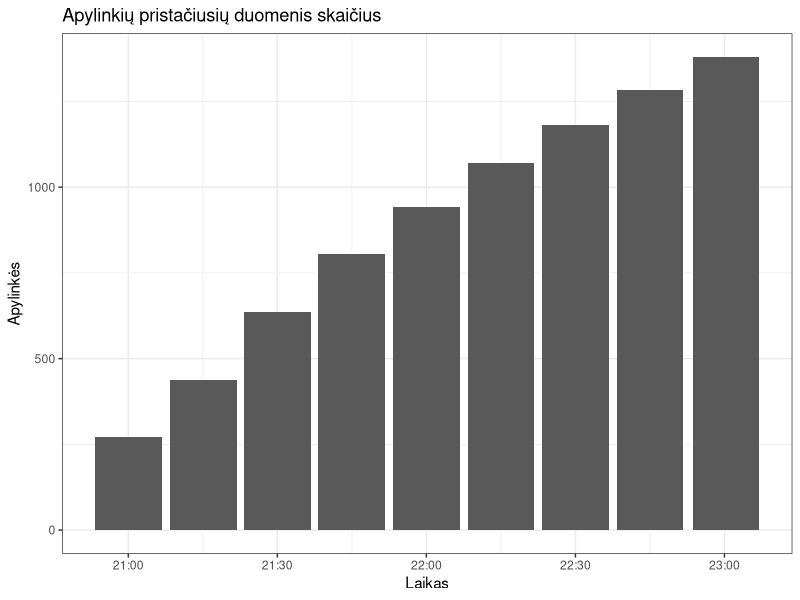
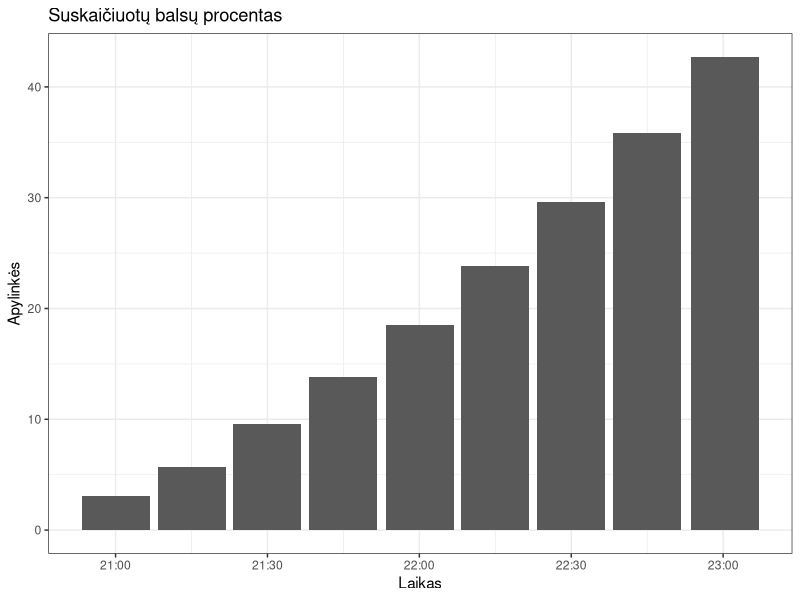
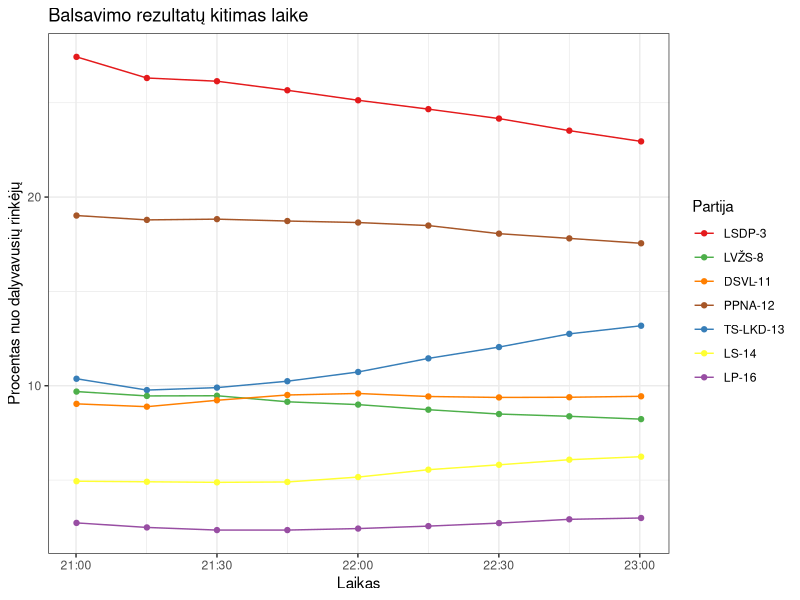
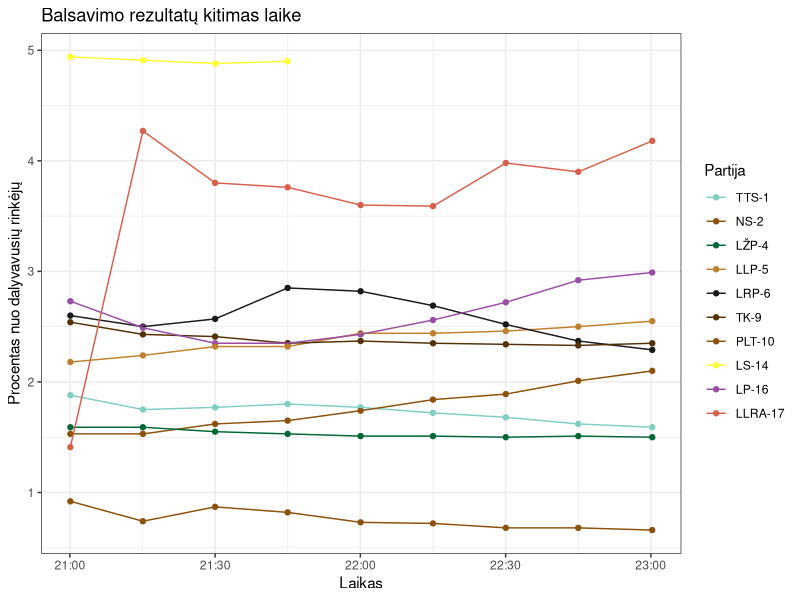
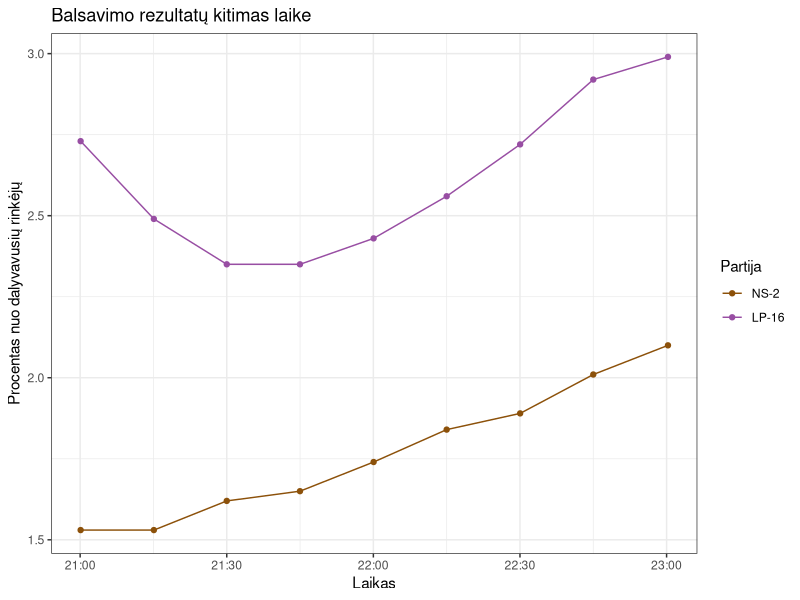

Recreate these plots in R, in order.
## ---- chunk 1
library(dplyr)
library(lubridate)
library(ggplot2)

dt <- read.csv("data/20241013/daugmvrt.csv") %>% 
    mutate(timestamp = ymd_hms(timestamp)) %>% filter(timestamp>= ymd_hms("2024-10-13 21:00:00"))

ap <- dt %>%
    select(timestamp, apylinkes, lt_proc_rinkeju) %>%
    unique()

san <- readxl::read_xlsx("data/santrumpos.xlsx")

dt1 <- dt %>% left_join(san)

ggplot(aes(x = timestamp, y = apylinkes), data = ap) +
    geom_col() +
    theme_bw() +
    labs(x = "Laikas", y = "Apylinkės", title = "Apylinkių pristačiusių duomenis skaičius")
## ---- chunk 2
ggplot(aes(x = timestamp, y = lt_proc_rinkeju), data = ap) +
    geom_col() +
    theme_bw() +
    labs(x = "Laikas", y = "Apylinkės", title = "Suskaičiuotų balsų procentas")
## ---- chunk 3
top7 <- c(3, 12,13,8,11,14,16)
cols <- RColorBrewer::brewer.pal(7, "Set1")

dt2 <- dt1 %>% filter(saraso_numeris %in% top7)

mt <- dt2 %>% select(saraso_numeris, santrumpa, spalva) %>% unique %>% arrange(saraso_numeris)

dt3 <- dt2 %>% mutate(santrumpa = factor(santrumpa, levels = mt$santrumpa))

ggplot(aes(x = timestamp, y = proc_nuo_dal_rinkeju, group = santrumpa, colour = santrumpa), data = dt3) +
    geom_point() +
    geom_line() +
    theme_bw() +
    scale_colour_manual(name = "Partija", values = mt$spalva) +
    labs(x = "Laikas", y = "Procentas nuo dalyvavusių rinkėjų", title = "Balsavimo rezultatų kitimas laike")
## ---- chunk 4


dtg <- dt1 %>% filter(proc_nuo_dal_rinkeju<5)
mtg <- dtg %>% select(saraso_numeris, santrumpa, spalva) %>% unique %>% arrange(saraso_numeris)

dtg1 <- dtg %>% mutate(santrumpa = factor(santrumpa, levels = mtg$santrumpa))

ggplot(aes(x = timestamp, y = proc_nuo_dal_rinkeju, group = santrumpa, colour = santrumpa), data = dtg1) +
    geom_point() +
    geom_line() +
    theme_bw() +
    scale_colour_manual(name = "Partija", values = mtg$spalva) +
    labs(x = "Laikas", y = "Procentas nuo dalyvavusių rinkėjų", title = "Balsavimo rezultatų kitimas laike")
## ---- chunk 5

ggplot(aes(x = timestamp, y = proc_nuo_dal_rinkeju, group = santrumpa, colour = santrumpa), data = dtg1 %>% filter(saraso_numeris %in% c(16,2))) +
    geom_point() +
    geom_line() +
    theme_bw() +
    scale_colour_manual(name = "Partija", values = mtg %>% filter(saraso_numeris %in% c(16,2)) %>% .$spalva) +
    labs(x = "Laikas", y = "Procentas nuo dalyvavusių rinkėjų", title = "Balsavimo rezultatų kitimas laike")
